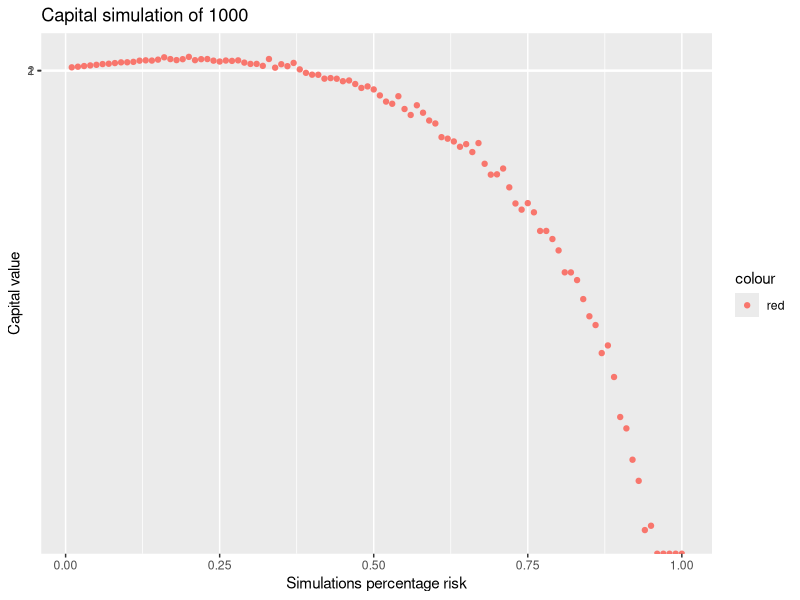

Write R code to recreate this figure.
## ---- chunk 1
knitr::opts_chunk$set(comment = NA, tidy = TRUE)
## ---- chunk 2
packages = c("tidyverse")
#if a package is installed, it will be loaded
#if any are not, the missing package(s) will be installed and loaded
package.check <- lapply(packages, FUN = function(x) {
    if (!require(x, character.only = TRUE)) {
        install.packages(x, dependencies = TRUE)
        library(x, character.only = TRUE)
    }
})
#verify they are loaded
search()
## ---- chunk 3
# BETA
rbeta(n=10, shape1 = 1, shape2 = 2)

# CAUCHY
rcauchy(n=10)

# POISSON
rpois(n = 10, lambda = 2)

# LOGISTICS
rlogis(n = 10)

# F
rf(n = 20, df1 = 1, df2 = 1)
## ---- chunk 4
# Initialize function with arguments,
# Argument games default value is 1000
bankroll.func <- function(risk, games = 1000){
    
    # Initialize the initial starting dollars
    initial.dollars <- 100
    
    # create 1000 random simulated numbers
    games.simulation <- runif(games)

    # Loop through the simulation, if any value in the simulation
    # matches or is less than winning number, increment dollar value.
    for (var in 1:games){
        if (games.simulation[var] <= 0.55){
            initial.dollars <- initial.dollars * (1 + risk)
        }else {
            # Otherwise decrement the dollar value amount
            initial.dollars <- initial.dollars * (1 - risk)
        }
    }
    # return the new dollar value amount
    return(initial.dollars)
}

# Run the simulations and stored the returned dollar value in a vector
# Find the mean of the returned dollar value (vector)
replycate = 1000
trial.vector_500 <- replicate(replycate, bankroll.func(.8))
mean(trial.vector_500, na.rm = T)
## ---- chunk 5
replycate = 1000
trial.vector_1000 <- replicate(replycate, bankroll.func(.2))
mean(trial.vector_1000, na.rm = T)
## ---- chunk 6
# Set replication values
replycate = 1000

# Create an x_axis vector values from 0.01 to 1 in increment of 0.01
x_axis <- seq(.01, 1, by =.01)

# Initialize y_axis as an empty vector
y_axis <- numeric(length = length(x_axis))

# run through the x_axis values and apply `bankrool.fun` to it values
for (var in 1:length(x_axis)){
    y_values <- replicate(replycate, bankroll.func(x_axis[var]))
    y_axis[var] <- mean(y_values, na.rm = T)
}
## ---- chunk 7

# Plot the graph
df <- data_frame(x = x_axis, y=y_axis)
ggplot(df, aes(x, y, color = "red")) +
    geom_point() +
    labs(x = "Simulations percentage risk", y = "Capital value", title = "Capital simulation of 1000") +
    scale_y_log10(breaks=c(1, 2)) # Change y_axis into log form
## ---- chunk 8
# x2+y2=1

# generate x random values between -1 and 1
# generate y random values between -1 and 1
find.pi.func <- function() {
    y_values <- runif(n = 4000000, max = 1, min = -1)
    x_values <- runif(n = 4000000, max = 1, min = -1)
    head(y_values)
    head(x_values)
    pi.value <- mean( (x_values**2 + y_values**2) <=1) *4
    return(pi.value)
}
find.pi.func()
## ---- chunk 9
replycate = 50
pi.vector <- replicate(replycate, find.pi.func())
mean(pi.vector)
